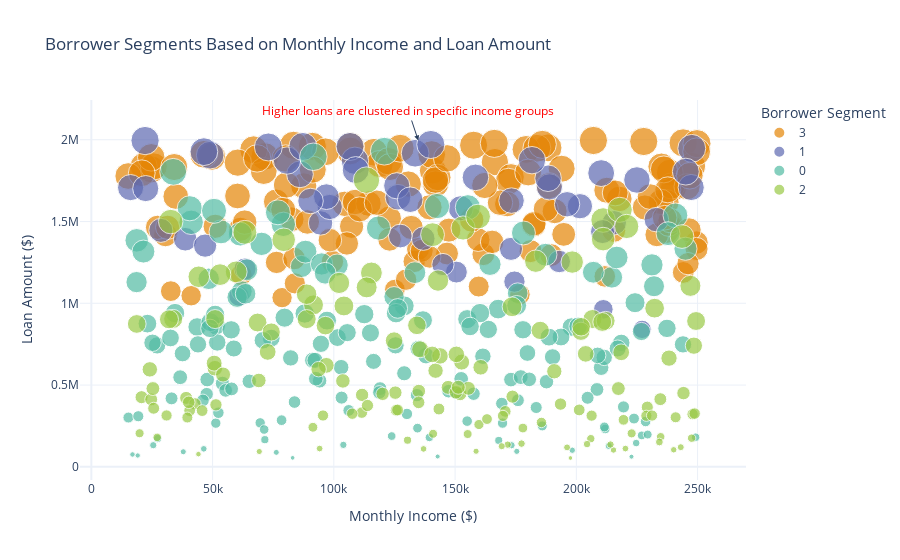

The notebook cell saved with this chart:
### Code cell
optimal_k = 4
kmeans = KMeans(n_clusters=optimal_k, random_state=42, n_init=10)
df['Borrower_Segment'] = kmeans.fit_predict(df_scaled)

fig = px.scatter(df, x='Monthly_Income', y='Loan_Amount',
                 color=df['Borrower_Segment'].astype(str), size='Loan_Amount',
                 hover_data={'Monthly_Income': True, 'Loan_Amount': True, 'Borrower_Segment': True},
                 title="Borrower Segments Based on Monthly Income and Loan Amount",
                 labels={"Monthly_Income": "Monthly Income ($)", "Loan_Amount": "Loan Amount ($)", "Borrower_Segment": "Segment"},
                 color_discrete_sequence=px.colors.qualitative.Vivid)

fig.add_annotation(
    x=df['Monthly_Income'].mean(), y=df['Loan_Amount'].max(),
    text="Higher loans are clustered in specific income groups",
    showarrow=True,
    arrowhead=2,
    font=dict(size=12, color="red")
)

fig.update_layout(
    xaxis_title="Monthly Income ($)",
    yaxis_title="Loan Amount ($)",
    template="plotly_white",
    legend_title="Borrower Segment"
)

fig.show()

### Figure 1 — Plotly figure (JSON) as saved in the notebook; plotly's stock layout.template omitted (floating-point values rounded to 4 significant figures; data arrays with more than 128 entries replaced by an {"elided": "..."} marker saying what was removed)
{"data": [{"customdata": {"elided": "136x1 int values"}, "hovertemplate": "color=3<br>Monthly Income ($)=%{x}<br>Loan Amount ($)=%{marker.size}<br>Segment=%{customdata[0]}<extra></extra>", "legendgroup": "3", "marker": {"color": "rgb(229, 134, 6)", "size": {"elided": "136 int values"}, "sizemode": "area", "sizeref": 4988.0, "symbol": "circle"}, "mode": "markers", "name": "3", "orientation": "v", "showlegend": true, "type": "scatter", "x": {"elided": "136 int values"}, "xaxis": "x", "y": {"elided": "136 int values"}, "yaxis": "y"}, {"customdata": [[1], [1], [1], [1], [1], [1], [1], [1], [1], [1], [1], [1], [1], [1], [1], [1], [1], [1], [1], [1], [1], [1], [1], [1], [1], [1], [1], [1], [1], [1], [1], [1], [1], [1], [1], [1], [1], [1], [1], [1], [1], [1], [1], [1], [1], [1], [1], [1], [1], [1], [1]], "hovertemplate": "color=1<br>Monthly Income ($)=%{x}<br>Loan Amount ($)=%{marker.size}<br>Segment=%{customdata[0]}<extra></extra>", "legendgroup": "1", "marker": {"color": "rgb(93, 105, 177)", "size": [1044620, 1648575, 1581064, 1491149, 1588814, 1132448, 1905591, 1190844, 1395718, 1445811, 1593586, 840605, 1711655, 1764514, 1753924, 1492181, 1627850, 1917306, 1871573, 1707888, 1874964, 1438509, 1707390, 1332807, 1255565, 1605537, 1995049, 1210117, 1788446, 1651948, 1625506, 1927145, 1947268, 1872744, 1795987, 1391701, 1958911, 1955829, 1701377, 1511666, 1804867, 1411236, 1814622, 1352600, 1718531, 1633306, 1958796, 1970955, 963081, 1236944, 1769890], "sizemode": "area", "sizeref": 4988.0, "symbol": "circle"}, "mode": "markers", "name": "1", "orientation": "v", "showlegend": true, "type": "scatter", "x": [60893, 126453, 152348, 94530, 98310, 174476, 48997, 150542, 136863, 28669, 201481, 227112, 188895, 188359, 224988, 215641, 173280, 133516, 108680, 247365, 181703, 210804, 16177, 173059, 192953, 196187, 22151, 63368, 86031, 96929, 90388, 46401, 247601, 80681, 210246, 38711, 106658, 72993, 22421, 233008, 245145, 127418, 109018, 46910, 125944, 131492, 87240, 139982, 211133, 144992, 158401], "xaxis": "x", "y": [1044620, 1648575, 1581064, 1491149, 1588814, 1132448, 1905591, 1190844, 1395718, 1445811, 1593586, 840605, 1711655, 1764514, 1753924, 1492181, 1627850, 1917306, 1871573, 1707888, 1874964, 1438509, 1707390, 1332807, 1255565, 1605537, 1995049, 1210117, 1788446, 1651948, 1625506, 1927145, 1947268, 1872744, 1795987, 1391701, 1958911, 1955829, 1701377, 1511666, 1804867, 1411236, 1814622, 1352600, 1718531, 1633306, 1958796, 1970955, 963081, 1236944, 1769890], "yaxis": "y"}, {"customdata": {"elided": "172x1 int values"}, "hovertemplate": "color=0<br>Monthly Income ($)=%{x}<br>Loan Amount ($)=%{marker.size}<br>Segment=%{customdata[0]}<extra></extra>", "legendgroup": "0", "marker": {"color": "rgb(82, 188, 163)", "size": {"elided": "172 int values"}, "sizemode": "area", "sizeref": 4988.0, "symbol": "circle"}, "mode": "markers", "name": "0", "orientation": "v", "showlegend": true, "type": "scatter", "x": {"elided": "172 int values"}, "xaxis": "x", "y": {"elided": "172 int values"}, "yaxis": "y"}, {"customdata": {"elided": "141x1 int values"}, "hovertemplate": "color=2<br>Monthly Income ($)=%{x}<br>Loan Amount ($)=%{marker.size}<br>Segment=%{customdata[0]}<extra></extra>", "legendgroup": "2", "marker": {"color": "rgb(153, 201, 69)", "size": {"elided": "141 int values"}, "sizemode": "area", "sizeref": 4988.0, "symbol": "circle"}, "mode": "markers", "name": "2", "orientation": "v", "showlegend": true, "type": "scatter", "x": {"elided": "141 int values"}, "xaxis": "x", "y": {"elided": "141 int values"}, "yaxis": "y"}], "layout": {"annotations": [{"arrowhead": 2, "font": {"color": "red", "size": 12}, "showarrow": true, "text": "Higher loans are clustered in specific income groups", "x": 134800.0, "y": 1995325}], "legend": {"itemsizing": "constant", "title": {"text": "Borrower Segment"}, "tracegroupgap": 0}, "title": {"text": "Borrower Segments Based on Monthly Income and Loan Amount"}, "xaxis": {"anchor": "y", "domain": [0, 1], "title": {"text": "Monthly Income ($)"}}, "yaxis": {"anchor": "x", "domain": [0, 1], "title": {"text": "Loan Amount ($)"}}}}
